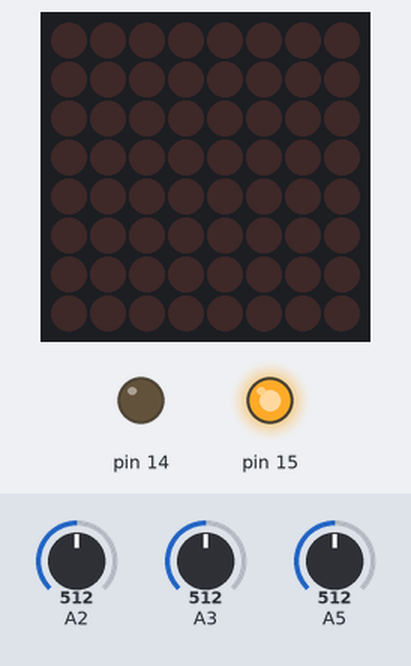
Recording of a sketch running on a simulated Arduino Nano, built with avr-gcc and run on an emulated ATmega328P. Shown: 8×8 LED matrix, output pins drawn as LEDs (lit = HIGH). The inputs (shaded band) are chosen by the test bench; at power-on: A2 = 512, A5 = 512, A3 = 512. Random numbers use the default seed unless the sketch sets one.

Above: at 1.2 s.
1.3 s: A2 set to 654
2.9 s: A2 set to 683
At 3.0 s:
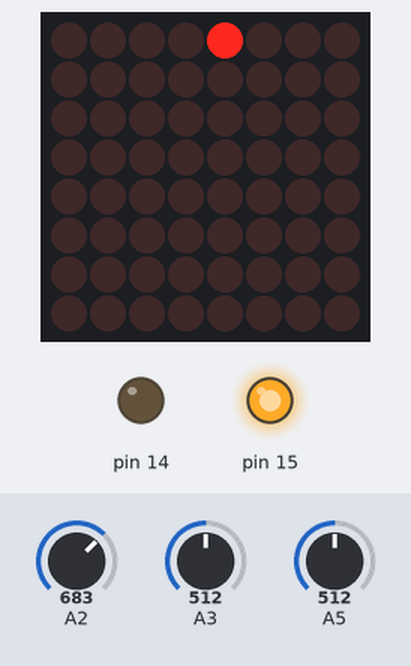
At 3.55 s:
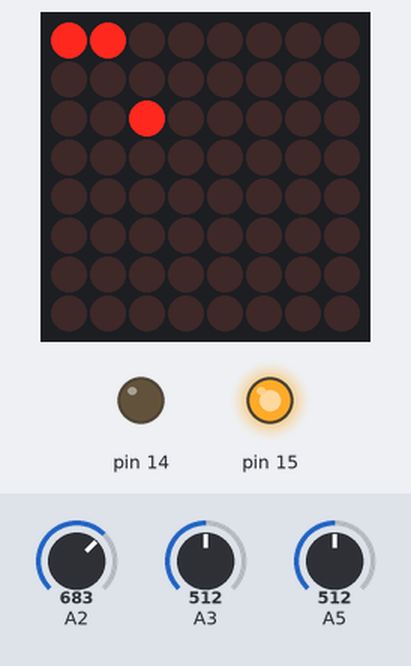
4.7 s: A5 set to 306
At 4.83 s:
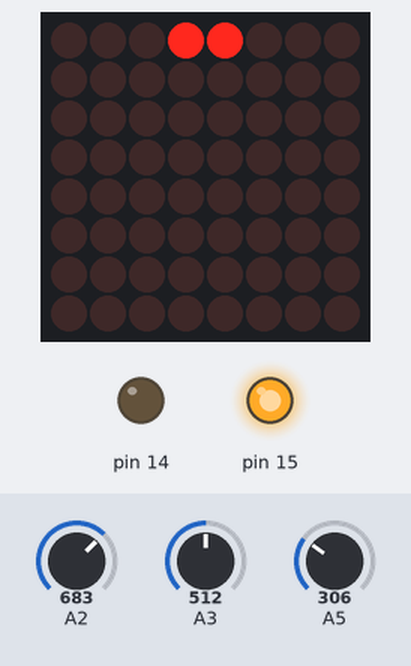
6.2 s: A5 set to 150
At 7.01 s:
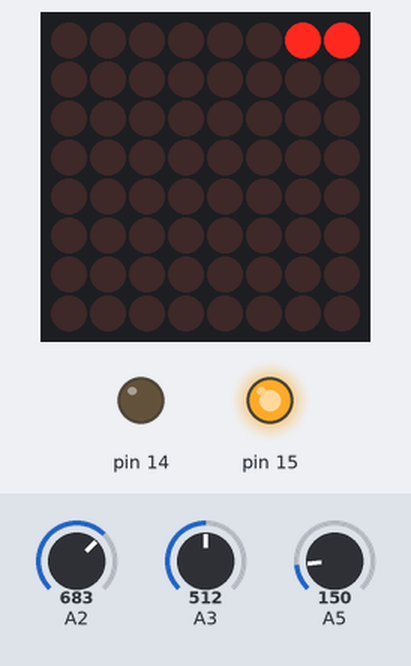

Measured:
- the behaviour switches between 672 and 673 on A2 (found by bisection; images 0 and 1)

The sketch:

sketch_mar17a.ino
```cpp
#include "LedControl.h" // LedControl library is used for controlling a LED matrix. Find it using Library Manager or download zip here: https://github.com/wayoda/LedControl
//------------------------------------------------------------------------------------------------------------------------------------------------------------------------------------------------------------------------------//
struct Pin {
  static const short joystickX = A2;   // joystick X axis pin
  static const short joystickY = A3;   // joystick Y axis pin
  static const short joystickVCC = 15; // virtual VCC for the joystick (Analog 1) (to make the joystick connectable right next to the arduino nano)
  static const short joystickGND = 14; // virtual GND for the joystick (Analog 0) (to make the joystick connectable right next to the arduino nano)
  static const short potentiometer = A5; // potentiometer for snake speed control
  static const short CLK = 10;   // clock for LED matrix
  static const short CS  = 11;  // chip-select for LED matrix
  static const short DIN = 12; // data-in for LED matrix
};
// LED matrix brightness: between 0(darkest) and 15(brightest)
const short intensity = 6;
// initial snake length (1...63, recommended 3)
const short initialSnakeLength = 2;
void setup() {
  Serial.begin(115200);  // set the same baud rate on your Serial Monitor
  initialize();         // initialize pins & LED matrix
  calibrateJoystick(); // calibrate the joystick home (do not touch it)x
}

void loop() {
  generateFood();    // if there is no food, generate one
  scanJoystick();    // watches joystick movements & blinks with food
  calculateSnake();  // calculates snake parameters
  handleGameStates();
}

LedControl matrix(Pin::DIN, Pin::CLK, Pin::CS, 1);

struct Point {
  int row = 0, col = 0;
  Point(int row = 0, int col = 0): row(row), col(col) {}
};

struct Coordinate {
  int x = 0, y = 0;
  Coordinate(int x = 0, int y = 0): x(x), y(y) {}
};

bool win = false;
bool gameOver = false;

// primary snake head coordinates (snake head), it will be randomly generated
Point snake;

// food is not anywhere yet
Point food(-1, -1);

// construct with default values in case the user turns off the calibration
Coordinate joystickHome(500, 500);

// snake parameters
int snakeLength = initialSnakeLength; // choosed by the user in the config section
int snakeSpeed = 1; // will be set according to potentiometer value, cannot be 0
int snakeDirection = 0; // if it is 0, the snake does not move

// direction constants
const short up     = 1;
const short right  = 2;
const short down   = 3; // 'down - 2' must be 'up'
const short left   = 4; // 'left - 2' must be 'right'

// threshold where movement of the joystick will be accepted
const int joystickThreshold = 160;

// artificial logarithmity (steepness) of the potentiometer (-1 = linear, 1 = natural, bigger = steeper (recommended 0...1))
const float logarithmity = 0.4;

// snake body segments storage
int gameboard[8][8] = {};
//------------------------------------------------------------------------------------------------------------------------------------------------------------------------------------------------------------------------------//
// if there is no food, generate one, also check for victory
void generateFood() {
  if (food.row == -1 || food.col == -1) {
    // self-explanatory
    if (snakeLength >= 64) {
      win = true;
      return; // prevent the food generator from running, in this case it would run forever, because it will not be able to find a pixel without a snake
    }

    // generate food until it is in the right position
    do {
      food.col = random(8);
      food.row = random(8);
    } while (gameboard[food.row][food.col] > 0);
  }
}

// watches joystick movements & blinks with food
void scanJoystick() {
  int previousDirection = snakeDirection; // save the last direction
  long timestamp = millis();

  while (millis() < timestamp + snakeSpeed) {
    // calculate snake speed exponentially (10...1000ms)
    float raw = mapf(analogRead(Pin::potentiometer), 0, 1023, 0, 1);
    snakeSpeed = mapf(pow(raw, 3.5), 0, 1, 10, 1000); // change the speed exponentially
    if (snakeSpeed == 0) snakeSpeed = 1; // safety: speed can not be 0

    // determine the direction of the snake
    analogRead(Pin::joystickY) < joystickHome.y - joystickThreshold ? snakeDirection = up    : 0;
    analogRead(Pin::joystickY) > joystickHome.y + joystickThreshold ? snakeDirection = down  : 0;
    analogRead(Pin::joystickX) < joystickHome.x - joystickThreshold ? snakeDirection = left  : 0;
    analogRead(Pin::joystickX) > joystickHome.x + joystickThreshold ? snakeDirection = right : 0;

    // ignore directional change by 180 degrees (no effect for non-moving snake)
    snakeDirection + 2 == previousDirection && previousDirection != 0 ? snakeDirection = previousDirection : 0;
    snakeDirection - 2 == previousDirection && previousDirection != 0 ? snakeDirection = previousDirection : 0;

    // intelligently blink with the food
    matrix.setLed(0, food.row, food.col, millis() % 100 < 50 ? 1 : 0);
  }
}

// calculate snake movement data
void calculateSnake() {
  switch (snakeDirection) {
    case up:
      snake.row--;
      fixEdge();
      matrix.setLed(0, snake.row, snake.col, 1);
      break;

    case right:
      snake.col++;
      fixEdge();
      matrix.setLed(0, snake.row, snake.col, 1);
      break;

    case down:
      snake.row++;
      fixEdge();
      matrix.setLed(0, snake.row, snake.col, 1);
      break;

    case left:
      snake.col--;
      fixEdge();
      matrix.setLed(0, snake.row, snake.col, 1);
      break;

    default: // if the snake is not moving, exit
      return;
  }

  // if there is a snake body segment, this will cause the end of the game (snake must be moving)
  if (gameboard[snake.row][snake.col] > 1 && snakeDirection != 0) {
    gameOver = true;
    return;
  }

  // check if the food was eaten
  if (snake.row == food.row && snake.col == food.col) {
    food.row = -1; // reset food
    food.col = -1;

    // increment snake length
    snakeLength++;

    // increment all the snake body segments
    for (int row = 0; row < 8; row++) {
      for (int col = 0; col < 8; col++) {
        if (gameboard[row][col] > 0 ) {
          gameboard[row][col]++;
        }
      }
    }
  }

  // add new segment at the snake head location
  gameboard[snake.row][snake.col] = snakeLength + 1; // will be decremented in a moment

  // decrement all the snake body segments, if segment is 0, turn the corresponding led off
  for (int row = 0; row < 8; row++) {
    for (int col = 0; col < 8; col++) {
      // if there is a body segment, decrement it's value
      if (gameboard[row][col] > 0 ) {
        gameboard[row][col]--;
      }

      // display the current pixel
      matrix.setLed(0, row, col, gameboard[row][col] == 0 ? 0 : 1);
    }
  }
}

// causes the snake to appear on the other side of the screen if it gets out of the edge
void fixEdge() {
  snake.col < 0 ? snake.col += 8 : 0;
  snake.col > 7 ? snake.col -= 8 : 0;
  snake.row < 0 ? snake.row += 8 : 0;
  snake.row > 7 ? snake.row -= 8 : 0;
}

void handleGameStates() {
  if (gameOver || win) {
    unrollSnake();

    // re-init the game
    win = false;
    gameOver = false;
    snake.row = random(8);
    snake.col = random(8);
    food.row = -1;
    food.col = -1;
    snakeLength = initialSnakeLength;
    snakeDirection = 0;
    memset(gameboard, 0, sizeof(gameboard[0][0]) * 8 * 8);
    matrix.clearDisplay(0);
  }
}

void unrollSnake() {
  // switch off the food LED
  matrix.setLed(0, food.row, food.col, 0);

  delay(800);

  // flash the screen 5 times
  for (int i = 0; i < 5; i++) {
    // invert the screen
    for (int row = 0; row < 8; row++) {
      for (int col = 0; col < 8; col++) {
        matrix.setLed(0, row, col, gameboard[row][col] == 0 ? 1 : 0);
      }
    }

    delay(20);

    // invert it back
    for (int row = 0; row < 8; row++) {
      for (int col = 0; col < 8; col++) {
        matrix.setLed(0, row, col, gameboard[row][col] == 0 ? 0 : 1);
      }
    }

    delay(50);

  }

  delay(600);
  for (int i = 1; i <= snakeLength; i++) {
    for (int row = 0; row < 8; row++) {
      for (int col = 0; col < 8; col++) {
        if (gameboard[row][col] == i) {
          matrix.setLed(0, row, col, 0);
          delay(100);
        }
      }
    }
  }
}

// calibrate the joystick home for 10 times
void calibrateJoystick() {
  Coordinate values;

  for (int i = 0; i < 10; i++) {
    values.x += analogRead(Pin::joystickX);
    values.y += analogRead(Pin::joystickY);
  }

  joystickHome.x = values.x / 10;
  joystickHome.y = values.y / 10;
}

void initialize() {
  pinMode(Pin::joystickVCC, OUTPUT);
  digitalWrite(Pin::joystickVCC, HIGH);

  pinMode(Pin::joystickGND, OUTPUT);
  digitalWrite(Pin::joystickGND, LOW);

  matrix.shutdown(0, false);
  matrix.setIntensity(0, intensity);
  matrix.clearDisplay(0);

  randomSeed(analogRead(A5));
  snake.row = random(8);
  snake.col = random(8);
}

void dumpGameBoard() {
  String buff = "\n\n\n";
  for (int row = 0; row < 8; row++) {
    for (int col = 0; col < 8; col++) {
      if (gameboard[row][col] < 10) buff += " ";
      if (gameboard[row][col] != 0) buff += gameboard[row][col];
      else if (col == food.col && row == food.row) buff += "@";
      else buff += "-";
      buff += " ";
    }
    buff += "\n";
  }
  Serial.println(buff);
}

// standard map function, but with floats
float mapf(float x, float in_min, float in_max, float out_min, float out_max) {
  return (x - in_min) * (out_max - out_min) / (in_max - in_min) + out_min;
}
```
